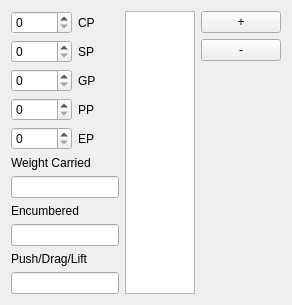
            <widget class="QWidget" name="tab">
             <property name="autoFillBackground">
              <bool>false</bool>
             </property>
             <attribute name="title">
              <string>Equipment</string>
             </attribute>
             <layout class="QVBoxLayout" name="verticalLayout_20">
              <item>
               <layout class="QHBoxLayout" name="horizontalLayout_5">
                <item>
                 <layout class="QVBoxLayout" name="verticalLayout_41">
                  <item>
                   <layout class="QFormLayout" name="formLayout_2">
                    <item row="0" column="0">
                     <widget class="QSpinBox" name="CP">
                      <property name="maximum">
                       <number>99999</number>
                      </property>
                     </widget>
                    </item>
                    <item row="0" column="1">
                     <widget class="QLabel" name="label_24">
                      <property name="text">
                       <string>CP</string>
                      </property>
                     </widget>
                    </item>
                    <item row="1" column="0">
                     <widget class="QSpinBox" name="SP">
                      <property name="maximum">
                       <number>99999</number>
                      </property>
                     </widget>
                    </item>
                    <item row="1" column="1">
                     <widget class="QLabel" name="label_25">
                      <property name="text">
                       <string>SP</string>
                      </property>
                     </widget>
                    </item>
                    <item row="2" column="0">
                     <widget class="QSpinBox" name="GP">
                      <property name="maximum">
                       <number>99999</number>
                      </property>
                     </widget>
                    </item>
                    <item row="2" column="1">
                     <widget class="QLabel" name="label_26">
                      <property name="text">
                       <string>GP</string>
                      </property>
                     </widget>
                    </item>
                    <item row="3" column="0">
                     <widget class="QSpinBox" name="PP">
                      <property name="maximum">
                       <number>99999</number>
                      </property>
                     </widget>
                    </item>
                    <item row="3" column="1">
                     <widget class="QLabel" name="label_27">
                      <property name="text">
                       <string>PP</string>
                      </property>
                     </widget>
                    </item>
                    <item row="4" column="0">
                     <widget class="QSpinBox" name="EP">
                      <property name="maximum">
                       <number>99999</number>
                      </property>
                     </widget>
                    </item>
                    <item row="4" column="1">
                     <widget class="QLabel" name="label_28">
                      <property name="text">
                       <string>EP</string>
                      </property>
                     </widget>
                    </item>
                   </layout>
                  </item>
                  <item>
                   <layout class="QVBoxLayout" name="verticalLayout_43">
                    <item>
                     <widget class="QLabel" name="label_29">
                      <property name="sizePolicy">
                       <sizepolicy hsizetype="Preferred" vsizetype="Preferred">
                        <horstretch>0</horstretch>
                        <verstretch>0</verstretch>
                       </sizepolicy>
                      </property>
                      <property name="text">
                       <string>Weight Carried</string>
                      </property>
                     </widget>
                    </item>
                    <item>
                     <widget class="QLineEdit" name="WEIGHT_CARRIED">
                      <property name="sizePolicy">
                       <sizepolicy hsizetype="Preferred" vsizetype="Fixed">
                        <horstretch>0</horstretch>
                        <verstretch>0</verstretch>
                       </sizepolicy>
                      </property>
                     </widget>
                    </item>
                    <item>
                     <widget class="QLabel" name="label_30">
                      <property name="sizePolicy">
                       <sizepolicy hsizetype="Preferred" vsizetype="Preferred">
                        <horstretch>0</horstretch>
                        <verstretch>0</verstretch>
                       </sizepolicy>
                      </property>
                      <property name="text">
                       <string>Encumbered</string>
                      </property>
                     </widget>
                    </item>
                    <item>
                     <widget class="QLineEdit" name="ENCUMBERED">
                      <property name="sizePolicy">
                       <sizepolicy hsizetype="Preferred" vsizetype="Fixed">
                        <horstretch>0</horstretch>
                        <verstretch>0</verstretch>
                       </sizepolicy>
                      </property>
                     </widget>
                    </item>
                    <item>
                     <widget class="QLabel" name="label_31">
                      <property name="sizePolicy">
                       <sizepolicy hsizetype="Preferred" vsizetype="Preferred">
                        <horstretch>0</horstretch>
                        <verstretch>0</verstretch>
                       </sizepolicy>
                      </property>
                      <property name="text">
                       <string>Push/Drag/Lift</string>
                      </property>
                     </widget>
                    </item>
                    <item>
                     <widget class="QLineEdit" name="PUSH_DRAG_LIFT">
                      <property name="sizePolicy">
                       <sizepolicy hsizetype="Preferred" vsizetype="Fixed">
                        <horstretch>0</horstretch>
                        <verstretch>0</verstretch>
                       </sizepolicy>
                      </property>
                     </widget>
                    </item>
                   </layout>
                  </item>
                 </layout>
                </item>
                <item>
                 <widget class="QTableView" name="EQUIPMENT_TABLE">
                  <property name="sizePolicy">
                   <sizepolicy hsizetype="Expanding" vsizetype="Expanding">
                    <horstretch>0</horstretch>
                    <verstretch>0</verstretch>
                   </sizepolicy>
                  </property>
                  <property name="sizeAdjustPolicy">
                   <enum>QAbstractScrollArea::AdjustToContents</enum>
                  </property>
                  <attribute name="horizontalHeaderVisible">
                   <bool>false</bool>
                  </attribute>
                  <attribute name="horizontalHeaderDefaultSectionSize">
                   <number>200</number>
                  </attribute>
                 </widget>
                </item>
                <item>
                 <layout class="QVBoxLayout" name="verticalLayout_46">
                  <item>
                   <widget class="QPushButton" name="equipment_add">
                    <property name="sizePolicy">
                     <sizepolicy hsizetype="Maximum" vsizetype="Preferred">
                      <horstretch>0</horstretch>
                      <verstretch>0</verstretch>
                     </sizepolicy>
                    </property>
                    <property name="baseSize">
                     <size>
                      <width>0</width>
                      <height>0</height>
                     </size>
                    </property>
                    <property name="text">
                     <string>+</string>
                    </property>
                   </widget>
                  </item>
                  <item>
                   <widget class="QPushButton" name="equipment_remove">
                    <property name="sizePolicy">
                     <sizepolicy hsizetype="Preferred" vsizetype="Preferred">
                      <horstretch>0</horstretch>
                      <verstretch>0</verstretch>
                     </sizepolicy>
                    </property>
                    <property name="text">
                     <string>-</string>
                    </property>
                   </widget>
                  </item>
                  <item>
                   <spacer name="verticalSpacer_2">
                    <property name="orientation">
                     <enum>Qt::Vertical</enum>
                    </property>
                    <property name="sizeHint" stdset="0">
                     <size>
                      <width>20</width>
                      <height>40</height>
                     </size>
                    </property>
                   </spacer>
                  </item>
                 </layout>
                </item>
               </layout>
              </item>
             </layout>
            </widget>
